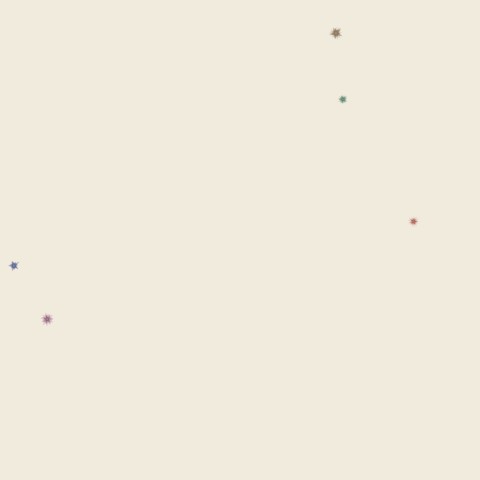
Frame 1 (no input)
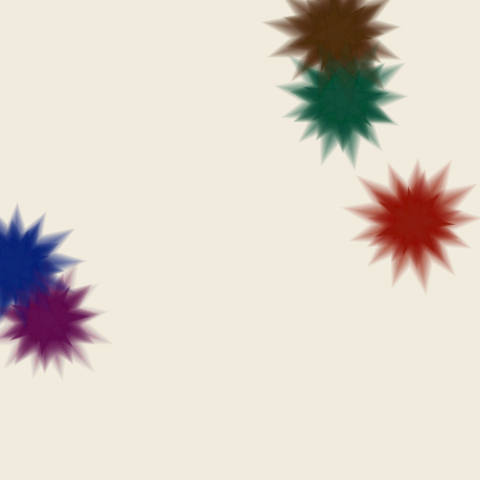
Frame 60 (no input)
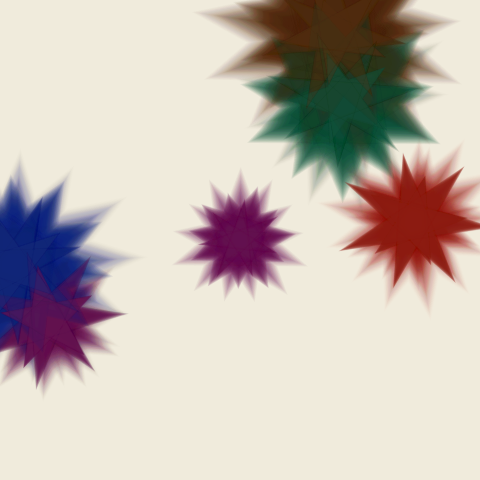
Frame 120 (the mouse pressed at the canvas centre since frame 60)

The p5.js sketch that drew these frames (run headless with seeded random() and noise() and a simulated clock; from frame 60 on, the mouse is pressed at the canvas centre):

// p5.js sketch
// ── sketch.js
// ETOILES REGULIERES
// GENUARY PROMPT 23 = Transparency

let NP = 480;
let PI = Math.PI;

let drops = [];

function setup() {
  createCanvas(NP, NP);
  background(240, 235, 220); // fond papier ivoire

  // quelques gouttes initiales
  for (let i = 0; i < 5; i++) {
    addDrop(random(NP), random(NP));
  }
}

function draw() {
  drops.forEach((d, i) => {

    // chaque goutte = plusieurs étoiles concentriques qui grandissent
    d.layers.forEach(l => {
      l.R     += l.speed;
      l.alpha  = map(l.R, l.R0, l.maxR, l.alphaMax, 0);
      l.alpha  = constrain(l.alpha, 0, 255);

      if (l.alpha <= 0) return;

      // légère déformation organique
      stroke(d.col[0], d.col[1], d.col[2], l.alpha * 0.6);
      strokeWeight(0.5);
      fill(d.col[0], d.col[1], d.col[2], l.alpha);

      beginShape();
      for (let I = 0; I < l.K; I++) {
        let angle = 2 * I * l.H * PI / l.K + l.AD;
        // déformation : rayon légèrement bruité
        let noise_r = l.R * (1 + 0.08 * sin(I * 7.3 + d.seed));
        let X = d.x + noise_r * cos(angle);
        let Y = d.y + noise_r * sin(angle);
        vertex(X, Y);
      }
      endShape(CLOSE);
    });

    // supprimer goutte morte
    if (d.layers.every(l => l.alpha <= 0)) {
      drops.splice(i, 1);
    }
  });
}

function addDrop(x, y) {
  // couleur encre : bleu/violet/rouge/brun aléatoire
  let palettes = [
    [20,  40,  120],  // bleu encre
    [100, 20,  80],   // violet
    [140, 30,  20],   // rouge brique
    [20,  80,  60],   // vert eau
    [80,  50,  20],   // brun sépia
  ];
  let col = palettes[int(random(palettes.length))];

  let layers = [];
  let configs = [
    { K: 5,  H: 2, speed: 0.4, alphaMax: 60  },
    { K: 7,  H: 3, speed: 0.6, alphaMax: 45  },
    { K: 11, H: 4, speed: 0.8, alphaMax: 30  },
    { K: 13, H: 5, speed: 1.1, alphaMax: 20  },
  ];

  configs.forEach(({ K, H, speed, alphaMax }) => {
    let R0 = random(2, 6);
    layers.push({
      K, H,
      R:        R0,
      R0:       R0,
      maxR:     random(NP * 0.15, NP * 0.35),
      speed,
      alphaMax,
      alpha:    alphaMax,
      AD:       random(TWO_PI),
    });
  });

  drops.push({
    x, y,
    col,
    seed:   random(100),
    layers,
  });
}

function mousePressed() {
  addDrop(mouseX, mouseY);
}
